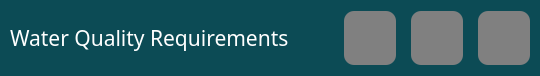
     <widget class="QFrame" name="frame">
      <property name="sizePolicy">
       <sizepolicy hsizetype="Preferred" vsizetype="Fixed">
        <horstretch>0</horstretch>
        <verstretch>0</verstretch>
       </sizepolicy>
      </property>
      <property name="maximumSize">
       <size>
        <width>16777215</width>
        <height>65</height>
       </size>
      </property>
      <property name="cursor">
       <cursorShape>OpenHandCursor</cursorShape>
      </property>
      <property name="styleSheet">
       <string notr="true">background:rgb(12, 75, 85)
</string>
      </property>
      <property name="frameShape">
       <enum>QFrame::NoFrame</enum>
      </property>
      <property name="frameShadow">
       <enum>QFrame::Raised</enum>
      </property>
      <layout class="QHBoxLayout" name="horizontalLayout" stretch="0,1,0,0,0">
       <property name="spacing">
        <number>15</number>
       </property>
       <property name="leftMargin">
        <number>10</number>
       </property>
       <property name="rightMargin">
        <number>10</number>
       </property>
       <item>
        <widget class="QLabel" name="label">
         <property name="font">
          <font>
           <family>Nirmala UI Semilight</family>
           <pointsize>16</pointsize>
           <weight>50</weight>
           <bold>false</bold>
          </font>
         </property>
         <property name="styleSheet">
          <string notr="true">color:white
</string>
         </property>
         <property name="text">
          <string>Water Quality Requirements</string>
         </property>
        </widget>
       </item>
       <item>
        <spacer name="horizontalSpacer">
         <property name="orientation">
          <enum>Qt::Horizontal</enum>
         </property>
         <property name="sizeHint" stdset="0">
          <size>
           <width>40</width>
           <height>20</height>
          </size>
         </property>
        </spacer>
       </item>
       <item>
        <widget class="QPushButton" name="pb_minimize">
         <property name="sizePolicy">
          <sizepolicy hsizetype="Fixed" vsizetype="Fixed">
           <horstretch>0</horstretch>
           <verstretch>0</verstretch>
          </sizepolicy>
         </property>
         <property name="cursor">
          <cursorShape>PointingHandCursor</cursorShape>
         </property>
         <property name="styleSheet">
          <string notr="true">background:gray;border-radius:10px;
border:none;padding:20px 10px;</string>
         </property>
         <property name="text">
          <string/>
         </property>
         <property name="icon">
          <iconset>
           <normaloff>../Images/minimize-white.png</normaloff>../Images/minimize-white.png</iconset>
         </property>
         <property name="iconSize">
          <size>
           <width>20</width>
           <height>24</height>
          </size>
         </property>
        </widget>
       </item>
       <item>
        <widget class="QPushButton" name="pb_minimize_2">
         <property name="sizePolicy">
          <sizepolicy hsizetype="Fixed" vsizetype="Fixed">
           <horstretch>0</horstretch>
           <verstretch>0</verstretch>
          </sizepolicy>
         </property>
         <property name="cursor">
          <cursorShape>PointingHandCursor</cursorShape>
         </property>
         <property name="styleSheet">
          <string notr="true">background:gray;border-radius:10px;
border:none;padding:20px 10px;</string>
         </property>
         <property name="text">
          <string/>
         </property>
         <property name="icon">
          <iconset>
           <normaloff>../Images/maximize-white.png</normaloff>../Images/maximize-white.png</iconset>
         </property>
         <property name="iconSize">
          <size>
           <width>20</width>
           <height>24</height>
          </size>
         </property>
        </widget>
       </item>
       <item>
        <widget class="QPushButton" name="pb_minimize_3">
         <property name="sizePolicy">
          <sizepolicy hsizetype="Fixed" vsizetype="Fixed">
           <horstretch>0</horstretch>
           <verstretch>0</verstretch>
          </sizepolicy>
         </property>
         <property name="cursor">
          <cursorShape>PointingHandCursor</cursorShape>
         </property>
         <property name="styleSheet">
          <string notr="true">background:gray;border-radius:10px;
border:none;padding:20px 10px;</string>
         </property>
         <property name="text">
          <string/>
         </property>
         <property name="icon">
          <iconset>
           <normaloff>../Images/close-white.png</normaloff>../Images/close-white.png</iconset>
         </property>
         <property name="iconSize">
          <size>
           <width>20</width>
           <height>24</height>
          </size>
         </property>
        </widget>
       </item>
      </layout>
     </widget>
